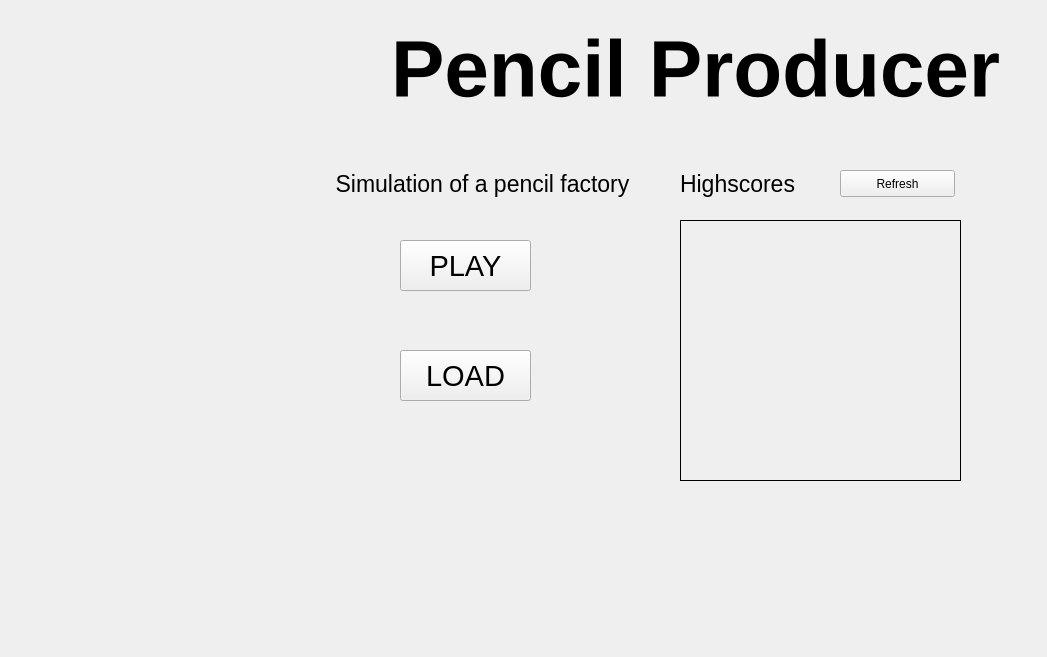
<?xml version="1.0" encoding="UTF-8"?>
<ui version="4.0">
 <class>Welcome</class>
 <widget class="QMainWindow" name="Welcome">
  <property name="geometry">
   <rect>
    <x>0</x>
    <y>0</y>
    <width>1047</width>
    <height>657</height>
   </rect>
  </property>
  <property name="minimumSize">
   <size>
    <width>1047</width>
    <height>657</height>
   </size>
  </property>
  <property name="maximumSize">
   <size>
    <width>1047</width>
    <height>657</height>
   </size>
  </property>
  <property name="windowTitle">
   <string>MainWindow</string>
  </property>
  <property name="autoFillBackground">
   <bool>true</bool>
  </property>
  <property name="styleSheet">
   <string notr="true">#Welcome {background-image: url(background.jpg);
} </string>
  </property>
  <widget class="QWidget" name="centralwidget">
   <property name="styleSheet">
    <string notr="true"/>
   </property>
   <widget class="QLabel" name="main_title">
    <property name="geometry">
     <rect>
      <x>370</x>
      <y>20</y>
      <width>651</width>
      <height>97</height>
     </rect>
    </property>
    <property name="font">
     <font>
      <pointsize>60</pointsize>
      <weight>75</weight>
      <bold>true</bold>
     </font>
    </property>
    <property name="text">
     <string>Pencil Producer</string>
    </property>
    <property name="alignment">
     <set>Qt::AlignCenter</set>
    </property>
   </widget>
   <widget class="QLabel" name="description">
    <property name="geometry">
     <rect>
      <x>330</x>
      <y>170</y>
      <width>305</width>
      <height>27</height>
     </rect>
    </property>
    <property name="font">
     <font>
      <pointsize>17</pointsize>
     </font>
    </property>
    <property name="text">
     <string>Simulation of a pencil factory</string>
    </property>
    <property name="alignment">
     <set>Qt::AlignCenter</set>
    </property>
   </widget>
   <widget class="QPushButton" name="play">
    <property name="geometry">
     <rect>
      <x>400</x>
      <y>240</y>
      <width>131</width>
      <height>51</height>
     </rect>
    </property>
    <property name="font">
     <font>
      <pointsize>22</pointsize>
     </font>
    </property>
    <property name="cursor">
     <cursorShape>PointingHandCursor</cursorShape>
    </property>
    <property name="text">
     <string>PLAY</string>
    </property>
   </widget>
   <widget class="QPushButton" name="load">
    <property name="geometry">
     <rect>
      <x>400</x>
      <y>350</y>
      <width>131</width>
      <height>51</height>
     </rect>
    </property>
    <property name="font">
     <font>
      <pointsize>22</pointsize>
     </font>
    </property>
    <property name="cursor">
     <cursorShape>PointingHandCursor</cursorShape>
    </property>
    <property name="text">
     <string>LOAD</string>
    </property>
   </widget>
   <widget class="QLabel" name="highscoreLabel">
    <property name="geometry">
     <rect>
      <x>680</x>
      <y>170</y>
      <width>115</width>
      <height>27</height>
     </rect>
    </property>
    <property name="font">
     <font>
      <pointsize>17</pointsize>
     </font>
    </property>
    <property name="text">
     <string>Highscores</string>
    </property>
   </widget>
   <widget class="QLabel" name="highscoreTable">
    <property name="geometry">
     <rect>
      <x>680</x>
      <y>220</y>
      <width>281</width>
      <height>261</height>
     </rect>
    </property>
    <property name="font">
     <font>
      <pointsize>15</pointsize>
     </font>
    </property>
    <property name="frameShape">
     <enum>QFrame::Box</enum>
    </property>
    <property name="text">
     <string/>
    </property>
    <property name="alignment">
     <set>Qt::AlignLeading|Qt::AlignLeft|Qt::AlignTop</set>
    </property>
    <property name="margin">
     <number>6</number>
    </property>
   </widget>
   <widget class="QPushButton" name="refresh_button">
    <property name="geometry">
     <rect>
      <x>840</x>
      <y>170</y>
      <width>115</width>
      <height>27</height>
     </rect>
    </property>
    <property name="cursor">
     <cursorShape>PointingHandCursor</cursorShape>
    </property>
    <property name="text">
     <string>Refresh</string>
    </property>
   </widget>
  </widget>
 </widget>
 <resources/>
 <connections/>
</ui>
